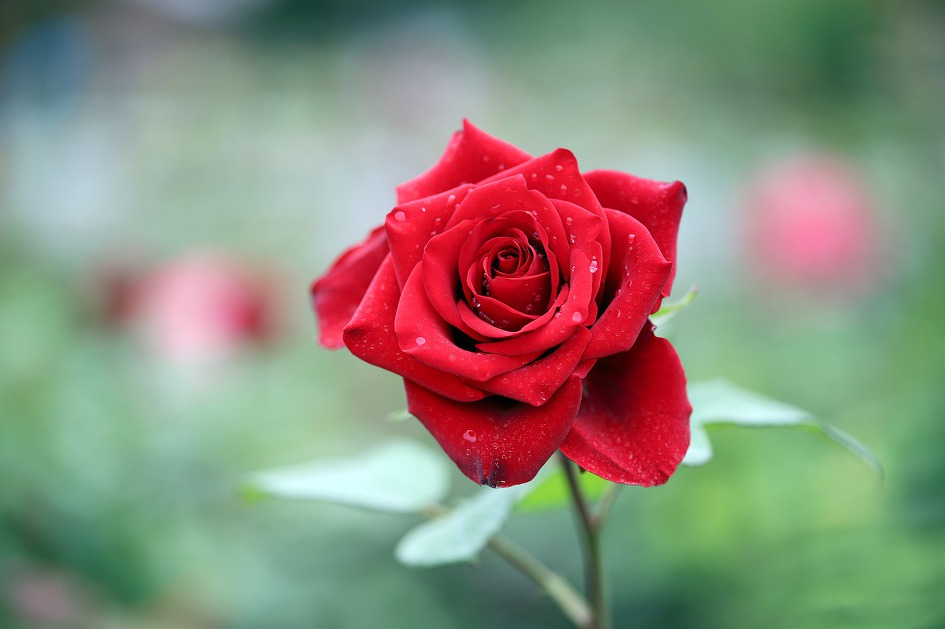
#> input picture AI/DataAnalysis/DaegueAIschool/web_crawler/src/json/image.jpeg, 945 x 629 px, found by its file name; its folder holds only this picture in this run
$ python coco_polygon_sample_view.py
#> lines starting #> are read from the running program, lines starting #| are printed output that depends on the picture
import os
import json
import cv2
import numpy as np

json_path = "/home/leesera/PycharmProjects/DaeguAI/venv/Web_crawler/src/json/instances_polygon.json"

with open(json_path, "r") as f:
#> (reads AI/DataAnalysis/DaegueAIschool/web_crawler/src/json/instances_polygon.json from the repository)
    coco_info = json.load(f)

assert len(coco_info) > 0, "파일 읽기 실패"

# 카테고리 정보 수집
categories = dict()
for category in coco_info['categories']:
    categories[category["id"]] = category["name"]

# print("categories info >> ", categories)

# annotaiton 정보
ann_info = dict()
for annotation in coco_info['annotations']:
    # print("annotation >> ", annotation)
    image_id = annotation["image_id"]
    bbox = annotation["bbox"]
    category_id = annotation["category_id"]
    segmentation = annotation["segmentation"]

    if image_id not in ann_info:
        ann_info[image_id] = {
            "boxes": [bbox], "segmentation": [segmentation],
            "categories": [category_id]
        }
    else:
        ann_info[image_id]["boxes"].append(bbox)
        ann_info[image_id]["segmentation"].append(segmentation)
        ann_info[image_id]["categories"].append(categories[category_id])

for image_info in coco_info["images"]:
    filename = image_info["file_name"]
    height = image_info["height"]
    width = image_info["width"]
    img_id = image_info["id"]

    file_path = os.path.join("/home/leesera/PycharmProjects/DaeguAI/venv/Web_crawler/src/json/", filename)
    # ./0525_image_data/image.jpeg
    # image read
    img = cv2.imread(file_path)
#> img is the input picture: shape (629, 945, 3); mean B, G, R 123.3, 138.9, 140.2

    # 예외처리 문법
    try:
        annotation = ann_info[img_id]
    except KeyError:
        continue

    for bbox, segmentation, category in zip(annotation['boxes'], annotation['segmentation'], annotation['categories']):

        x1, y1, w, h = bbox
        for seg in segmentation:
            poly = np.array(seg, np.int32).reshape((int(len(seg)/2), 2))
            print(poly)
            poly_img = cv2.polylines(img, [poly], True, (255, 0, 0), 2)
            cv2.imshow("test", poly_img)
            cv2.waitKey(0)
#> this loop made 1 pass
#> pass 1, `cv2.imshow("test", poly_img)`:
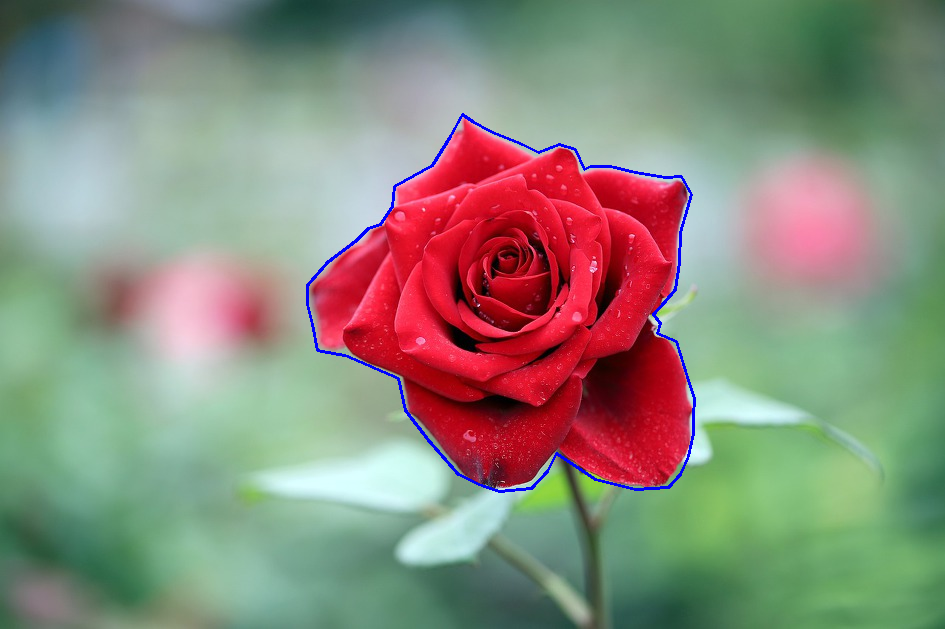
#> window 'test': shape (629, 945, 3); mean B, G, R 123.9, 137.7, 139.1
